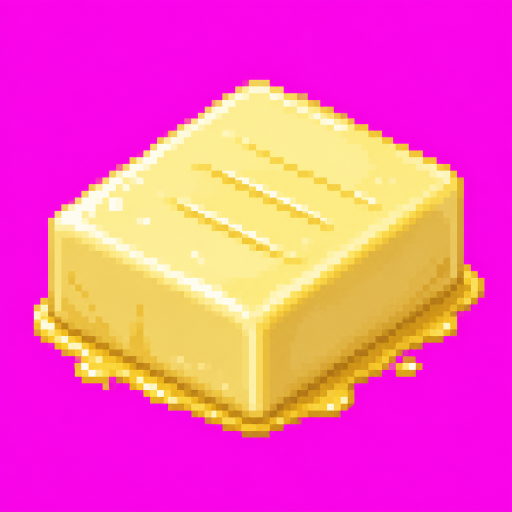
#> input picture src/assets/platforms/source/butter-pixel.png, 1024 x 1024 px, found by its file name (shown at 1/2 size)
$ python build_sprite_sheet.py butter src/assets/platforms/source/butter-pixel.png
#> lines starting #> are read from the running program, lines starting #| are printed output that depends on the picture
"""
Build 6-frame platform sprite sheets from pixel-art idle images.
Removes light/white/cream backgrounds, keeps crisp nearest-neighbor feel.

Usage:
  python scripts/build_sprite_sheet.py --all
  python scripts/build_sprite_sheet.py butter src/assets/platforms/source/butter-pixel.png
"""

from __future__ import annotations

import argparse
import os
import sys

from PIL import Image, ImageEnhance, ImageFilter

ROOT = os.path.dirname(os.path.dirname(os.path.abspath(__file__)))
OUT_DIR = os.path.join(ROOT, "public", "assets", "platforms")
SOURCE_DIR = os.path.join(ROOT, "src", "assets", "platforms", "source")
FRAME_W, FRAME_H = 256, 160
FRAMES = 6

# Extra-fluid squash curves — exaggerated for satisfying land juice
SQUASH_BY_MATERIAL: dict[str, list[tuple[float, float]]] = {
    "jelly": [
        (1.00, 1.00),
        (1.12, 0.84),
        (1.28, 0.62),
        (1.38, 0.48),
        (1.18, 0.72),
        (0.86, 1.22),
    ],
    "butter": [
        (1.00, 1.00),
        (1.14, 0.82),
        (1.32, 0.58),
        (1.48, 0.38),
        (1.55, 0.28),
        (1.22, 0.68),
    ],
    "mochi": [
        (1.00, 1.00),
        (1.16, 0.80),
        (1.34, 0.54),
        (1.44, 0.40),
        (1.20, 0.70),
        (0.82, 1.28),
    ],
    "chocolate": [
        (1.00, 1.00),
        (1.06, 0.90),
        (1.14, 0.76),
        (1.26, 0.58),
        (1.34, 0.46),
        (1.08, 0.88),
    ],
    "citrus": [
        (1.00, 1.00),
        (1.10, 0.86),
        (1.22, 0.68),
        (1.32, 0.52),
        (1.38, 0.42),
        (1.04, 0.94),
    ],
    "honeycomb": [
        (1.00, 1.00),
        (1.08, 0.88),
        (1.18, 0.70),
        (1.28, 0.52),
        (1.34, 0.40),
        (0.96, 1.08),
    ],
    "glycerin": [
        (1.00, 1.00),
        (1.04, 0.94),
        (1.10, 0.86),
        (1.14, 0.78),
        (1.08, 0.90),
        (0.96, 1.06),
    ],
    "whipped": [
        (1.00, 1.00),
        (1.10, 0.82),
        (1.22, 0.58),
        (1.36, 0.36),
        (1.46, 0.24),
        (1.12, 0.66),
    ],
    "kinetic": [
        (1.00, 1.00),
        (1.12, 0.84),
        (1.24, 0.66),
        (1.34, 0.48),
        (1.40, 0.36),
        (1.16, 0.74),
    ],
    "iceSoap": [
        (1.00, 1.00),
        (1.03, 0.95),
        (1.06, 0.90),
        (1.10, 0.84),
        (1.05, 0.92),
        (0.98, 1.04),
    ],
    "clearSlime": [
        (1.00, 1.00),
        (1.18, 0.78),
        (1.36, 0.52),
        (1.48, 0.34),
        (1.22, 0.66),
        (0.84, 1.22),
    ],
    "butterSlime": [
        (1.00, 1.00),
        (1.14, 0.82),
        (1.28, 0.60),
        (1.38, 0.46),
        (1.18, 0.72),
        (0.88, 1.18),
    ],
    "marshmallow": [
        (1.00, 1.00),
        (1.18, 0.78),
        (1.36, 0.52),
        (1.48, 0.36),
        (1.22, 0.68),
        (0.82, 1.28),
    ],
    "sponge": [
        (1.00, 1.00),
        (1.12, 0.84),
        (1.26, 0.64),
        (1.36, 0.48),
        (1.18, 0.72),
        (0.90, 1.14),
    ],
    "soapBubble": [
        (1.00, 1.00),
        (1.10, 0.86),
        (1.22, 0.64),
        (1.34, 0.42),
        (1.42, 0.28),
        (1.08, 0.78),
    ],
    "bathFoam": [
        (1.00, 1.00),
        (1.12, 0.80),
        (1.26, 0.56),
        (1.40, 0.34),
        (1.48, 0.22),
        (1.14, 0.64),
    ],
    "lavenderSoap": [
        (1.00, 1.00),
        (1.04, 0.94),
        (1.10, 0.86),
        (1.14, 0.78),
        (1.08, 0.90),
        (0.96, 1.06),
    ],
    "creamSoap": [
        (1.00, 1.00),
        (1.05, 0.93),
        (1.12, 0.84),
        (1.16, 0.76),
        (1.10, 0.88),
        (0.96, 1.06),
    ],
    "keyboard": [
        (1.00, 1.00),
        (1.04, 0.94),
        (1.08, 0.88),
        (1.12, 0.82),
        (1.06, 0.92),
        (0.98, 1.04),
    ],
    "bubbleWrap": [
        (1.00, 1.00),
        (1.08, 0.88),
        (1.18, 0.70),
        (1.30, 0.48),
        (1.38, 0.32),
        (1.10, 0.76),
    ],
}

DEFAULT_SQUASH = [
    (1.00, 1.00),
    (1.08, 0.88),
    (1.18, 0.72),
    (1.26, 0.58),
    (1.14, 0.78),
    (0.94, 1.10),
]

MELT_DARKEN = {"butter", "chocolate", "honeycomb", "whipped", "kinetic", "bathFoam"}


def remove_bg(img: Image.Image) -> Image.Image:
    """Remove white/cream/near-white and magenta chroma keys."""
    img = img.convert("RGBA")
    px = img.load()
    assert px is not None
    for y in range(img.height):
        for x in range(img.width):
            r, g, b, a = px[x, y]
            # Magenta / hot pink key
            if r > 200 and b > 180 and g < 120:
                px[x, y] = (0, 0, 0, 0)
                continue
            # Near-white / cream studio bg
            if r >= 235 and g >= 230 and b >= 220:
                px[x, y] = (0, 0, 0, 0)
                continue
            if min(r, g, b) > 210 and max(r, g, b) - min(r, g, b) < 25:
                fade = int(255 * (230 - min(r, g, b)) / 20) if min(r, g, b) < 230 else 0
                px[x, y] = (r, g, b, max(0, min(255, fade)))
    return img


def crop_content(img: Image.Image, pad: int = 6) -> Image.Image:
#> called with pad = 6
    bbox = img.getbbox()
#> bbox = (67, 159, 969, 876)
    if not bbox:
        return img
    l, t, r, b = bbox
#> l = 67; t = 159; r = 969; b = 876
    return img.crop(
        (
            max(0, l - pad),
            max(0, t - pad),
            min(img.width, r + pad),
            min(img.height, b + pad),
        )
    )
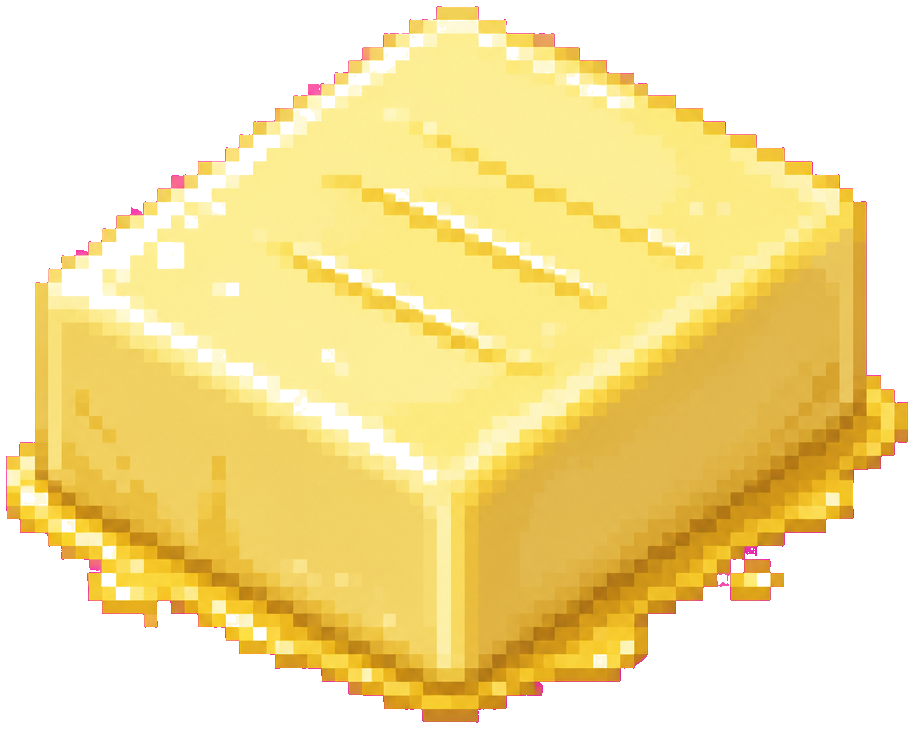
#> returned value: PIL image 914x729 RGBA; mean R, G, B, A 151.2, 131.7, 65, 160.4; transparent parts drawn white


def fit_frame(img: Image.Image, sx: float, sy: float) -> Image.Image:
    """Nearest-neighbor scale for crisp pixel art."""
    margin = 10
    max_w = FRAME_W - margin * 2
    max_h = FRAME_H - margin * 2
    scale = min(max_w / img.width, max_h / img.height)
    nw = max(1, int(img.width * scale * sx))
    nh = max(1, int(img.height * scale * sy))
    if nw > max_w:
        nh = max(1, int(nh * max_w / nw))
        nw = max_w
    if nh > max_h:
        nw = max(1, int(nw * max_h / nh))
        nh = max_h
    # NEAREST keeps chunky pixels when upscaling pixel art
    resized = img.resize((nw, nh), Image.Resampling.NEAREST)
    frame = Image.new("RGBA", (FRAME_W, FRAME_H), (0, 0, 0, 0))
    x = (FRAME_W - nw) // 2
    y = FRAME_H - margin - nh
    if sy > 1.0:
        y = max(margin, y - int((sy - 1.0) * nh * 0.28))
    frame.paste(resized, (x, y), resized)
    return frame


def tint_squash(frame: Image.Image, material_id: str, frame_idx: int) -> Image.Image:
    if material_id not in MELT_DARKEN or frame_idx < 2:
        return frame
    factor = 1.0 - (frame_idx - 1) * 0.03
    frame = ImageEnhance.Brightness(frame).enhance(factor)
    if frame_idx >= 3:
        frame = ImageEnhance.Color(frame).enhance(1.04 + (frame_idx - 3) * 0.03)
    return frame


def make_sheet(src: str, material_id: str) -> str:
    cut = crop_content(remove_bg(Image.open(src)))
    curves = SQUASH_BY_MATERIAL.get(material_id, DEFAULT_SQUASH)
    sheet = Image.new("RGBA", (FRAME_W * FRAMES, FRAME_H), (0, 0, 0, 0))
#> sheet: PIL image 1536x160 RGBA; every value is 0
    for i, (sx, sy) in enumerate(curves):
        frame = fit_frame(cut, sx, sy)
        frame = tint_squash(frame, material_id, i)
        sheet.paste(frame, (i * FRAME_W, 0), frame)
#> this loop made 6 passes
#> pass 1, in fit_frame, `resized = img.resize((nw, nh), Image.Resampling.NEAREST)`:
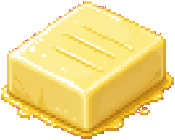
#> resized: PIL image 175x140 RGBA; mean R, G, B, A 151.2, 131.7, 65, 160.3; transparent parts drawn white
#> pass 1, in make_sheet, `frame = fit_frame(cut, sx, sy)`:
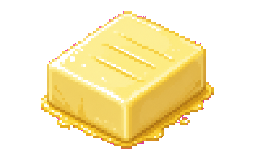
#> frame: PIL image 256x160 RGBA; mean R, G, B, A 90.4, 78.8, 38.9, 95.9; transparent parts drawn white
#> pass 2, in fit_frame (call 2), `resized = img.resize((nw, nh), Image.Resampling.NEAREST)`:
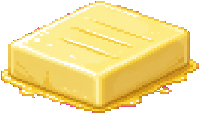
#> resized: PIL image 200x114 RGBA; mean R, G, B, A 152, 132.2, 65.7, 161.2; transparent parts drawn white
#> after the loop:
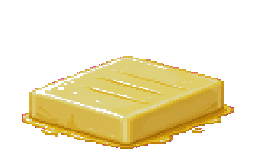
#> frame: PIL image 256x160 RGBA; mean R, G, B, A 66.7, 57.3, 25.3, 79.7; transparent parts drawn white
#> after the loop:
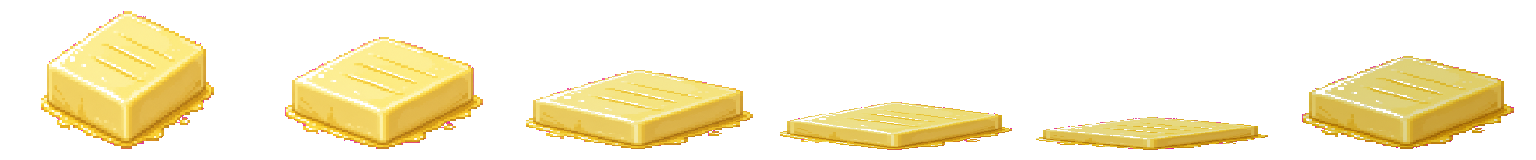
#> sheet: PIL image 1536x160 RGBA; mean R, G, B, A 62.4, 54.1, 26, 68.9; transparent parts drawn white
    os.makedirs(OUT_DIR, exist_ok=True)
    out = os.path.join(OUT_DIR, f"{material_id}.png")
    sheet.save(out, "PNG")
    return out


def resolve_source(mid: str) -> str | None:
    candidates = [
        os.path.join(SOURCE_DIR, f"{mid}-pixel.png"),
        os.path.join(SOURCE_DIR, f"{mid}-idle-v2.png"),
        os.path.join(SOURCE_DIR, f"{mid}-idle.png"),
    ]
    for c in candidates:
        if os.path.isfile(c):
            return c
    return None


def main() -> None:
    p = argparse.ArgumentParser()
    p.add_argument("material_id", nargs="?")
    p.add_argument("source_image", nargs="?")
    p.add_argument("--all", action="store_true")
    args = p.parse_args()

    if args.all:
        for mid in SQUASH_BY_MATERIAL:
            src = resolve_source(mid)
            if not src:
                print(f"skip {mid}: no source", file=sys.stderr)
                continue
            print(f"Wrote {make_sheet(src, mid)} from {os.path.basename(src)}")
        return

    if not args.material_id or not args.source_image:
        p.print_help()
        sys.exit(1)
    if not os.path.isfile(args.source_image):
        print(f"missing: {args.source_image}", file=sys.stderr)
        sys.exit(1)
    print(f"Wrote {make_sheet(args.source_image, args.material_id)}")


if __name__ == "__main__":
    main()
